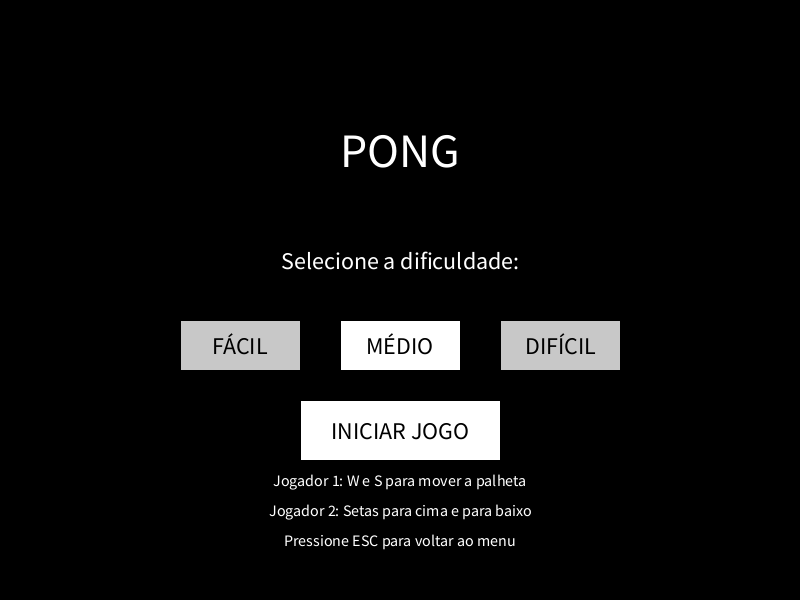
Frame 1 (no input)
Frame 60 (the mouse pressed at the canvas centre just before this capture): identical to frame 1, image omitted
Frame 120 (the mouse held since frame 60 and released just before this capture): identical to frame 1, image omitted

The Processing sketch that drew this single still picture (run headless with seeded random() and noise(); from frame 60 on, the mouse is pressed at the canvas centre):

// Processing sketch: Pong
// ── Pong.pde

// Variáveis para as posições da bola
float bolaX;
float bolaY;

// Variáveis para a velocidade da bola
float velocidadeX;
float velocidadeY;

// Tamanho da bola
float tamanhoBola = 20;

// Posições das palhetas
float palheta1Y;
float palheta2Y;

// Tamanho das palhetas
float alturaPalheta;
float larguraPalheta = 10;

// Placar
int placar1 = 0;
int placar2 = 0;

// Limite de pontos para vencer
int limitePlacar = 5;

// Estados do jogo
final int MENU = 0;
final int JOGANDO = 1;
final int VENCEDOR = 2;
int estadoJogo = MENU; // Começa no MENU

// Níveis de dificuldade
final int FACIL = 0;
final int MEDIO = 1;
final int DIFICIL = 2;
int nivelDificuldade = MEDIO;

void setup() {
  size(800, 600);
  textAlign(CENTER, CENTER);
  // Inicializa as variáveis mas NÃO inicia o jogo
  inicializarVariaveis();
}

void inicializarVariaveis() {
  // Posição inicial da bola no centro
  bolaX = width / 2;
  bolaY = height / 2;
  
  // Definir velocidade de acordo com a dificuldade
  definirDificuldade();
  
  // Posição inicial das palhetas
  palheta1Y = height / 2 - alturaPalheta / 2;
  palheta2Y = height / 2 - alturaPalheta / 2;
}

void draw() {
  background(0);
  
  switch (estadoJogo) {
    case MENU:
      desenharMenu();
      break;
    case JOGANDO:
      atualizarJogo();
      desenharJogo();
      break;
    case VENCEDOR:
      desenharTelaVencedor();
      break;
  }
}

void desenharMenu() {
  fill(255);
  textSize(48);
  text("PONG", width/2, height/4);
  
  textSize(24);
  text("Selecione a dificuldade:", width/2, height/2 - 40);
  
  // Desenhar botões de dificuldade com espaçamento correto
  int btnWidth = 120;
  int btnHeight = 50;
  int btnY = height/2 + 20;
  int espacamento = 40; // Aumentado o espaçamento entre os botões
  
  // Botão Fácil - CORRIGIDO O POSICIONAMENTO
  fill(200);
  if (nivelDificuldade == FACIL) fill(255);
  rect(width/2 - btnWidth*1.5 - espacamento, btnY, btnWidth, btnHeight);
  fill(0);
  text("FÁCIL", width/2 - btnWidth*1.5 - espacamento + btnWidth/2, btnY + btnHeight/2);
  
  // Botão Médio - CORRIGIDO O POSICIONAMENTO
  fill(200);
  if (nivelDificuldade == MEDIO) fill(255);
  rect(width/2 - btnWidth/2, btnY, btnWidth, btnHeight);
  fill(0);
  text("MÉDIO", width/2, btnY + btnHeight/2);
  
  // Botão Difícil - CORRIGIDO O POSICIONAMENTO
  fill(200);
  if (nivelDificuldade == DIFICIL) fill(255);
  rect(width/2 + btnWidth/2 + espacamento, btnY, btnWidth, btnHeight);
  fill(0);
  text("DIFÍCIL", width/2 + btnWidth/2 + espacamento + btnWidth/2, btnY + btnHeight/2);
  
  // Botão Iniciar
  fill(255);
  rect(width/2 - 100, height/2 + 100, 200, 60);
  fill(0);
  text("INICIAR JOGO", width/2, height/2 + 130);
  
  // Instruções
  fill(255);
  textSize(16);
  text("Jogador 1: W e S para mover a palheta", width/2, height - 120);
  text("Jogador 2: Setas para cima e para baixo", width/2, height - 90);
  text("Pressione ESC para voltar ao menu", width/2, height - 60);
}

void definirDificuldade() {
  // Ajustar parâmetros de acordo com a dificuldade
  switch (nivelDificuldade) {
    case FACIL:
      alturaPalheta = 150;
      velocidadeX = 3 * (random(1) > 0.5 ? 1 : -1);
      velocidadeY = 2 * (random(1) > 0.5 ? 1 : -1);
      break;
    case MEDIO:
      alturaPalheta = 100;
      velocidadeX = 5 * (random(1) > 0.5 ? 1 : -1);
      velocidadeY = 4 * (random(1) > 0.5 ? 1 : -1);
      break;
    case DIFICIL:
      alturaPalheta = 70;
      velocidadeX = 7 * (random(1) > 0.5 ? 1 : -1);
      velocidadeY = 6 * (random(1) > 0.5 ? 1 : -1);
      break;
  }
}

void reiniciarJogo() {
  // Posição inicial da bola no centro
  bolaX = width / 2;
  bolaY = height / 2;
  
  // Definir velocidade de acordo com a dificuldade
  definirDificuldade();
  
  // Posição inicial das palhetas
  palheta1Y = height / 2 - alturaPalheta / 2;
  palheta2Y = height / 2 - alturaPalheta / 2;
  
  // Resetar placar se necessário
  if (estadoJogo == VENCEDOR) {
    placar1 = 0;
    placar2 = 0;
  }
  
  // Mudar estado para jogando
  estadoJogo = JOGANDO;
}

void reiniciarAposPonto() {
  // Reposicionar a bola no centro
  bolaX = width / 2;
  bolaY = height / 2;
  
  // Definir nova direção aleatória
  velocidadeX = (random(1) > 0.5 ? 1 : -1) * abs(velocidadeX);
  velocidadeY = (random(1) > 0.5 ? 1 : -1) * abs(velocidadeY);
}

void atualizarJogo() {
  // Movimentação das palhetas pelo teclado
  // Jogador 1 (esquerda)
  if (keyPressed) {
    if (key == 'w' || key == 'W') {
      palheta1Y -= 8;
    }
    if (key == 's' || key == 'S') {
      palheta1Y += 8;
    }
    
    // Jogador 2 (direita)
    if (keyCode == UP) {
      palheta2Y -= 8;
    }
    if (keyCode == DOWN) {
      palheta2Y += 8;
    }
  }
  
  // Limitar posição das palhetas
  if (palheta1Y < 0) palheta1Y = 0;
  if (palheta1Y > height - alturaPalheta) palheta1Y = height - alturaPalheta;
  if (palheta2Y < 0) palheta2Y = 0;
  if (palheta2Y > height - alturaPalheta) palheta2Y = height - alturaPalheta;
  
  // Atualizar posição da bola
  bolaX += velocidadeX;
  bolaY += velocidadeY;
  
  // Verificar colisão com as bordas superior e inferior
  if (bolaY < tamanhoBola/2 || bolaY > height - tamanhoBola/2) {
    velocidadeY *= -1;
  }
  
  // Verificar colisão com as palhetas
  // Palheta do jogador 1 (esquerda)
  if (bolaX - tamanhoBola/2 < larguraPalheta && 
      bolaY > palheta1Y && bolaY < palheta1Y + alturaPalheta) {
    // Inverter direção
    velocidadeX *= -1;
    
    // Adicionar efeito baseado em onde a bola atinge a palheta
    float relativePosicao = (bolaY - palheta1Y) / alturaPalheta;
    velocidadeY = map(relativePosicao, 0, 1, -5, 5);
  }
  
  // Palheta do jogador 2 (direita)
  if (bolaX + tamanhoBola/2 > width - larguraPalheta && 
      bolaY > palheta2Y && bolaY < palheta2Y + alturaPalheta) {
    // Inverter direção
    velocidadeX *= -1;
    
    // Adicionar efeito baseado em onde a bola atinge a palheta
    float relativePosicao = (bolaY - palheta2Y) / alturaPalheta;
    velocidadeY = map(relativePosicao, 0, 1, -5, 5);
  }
  
  // Verificar se a bola saiu pela esquerda (ponto para jogador 2)
  if (bolaX < 0) {
    placar2++;
    verificarVencedor();
    if (estadoJogo == JOGANDO) {
      reiniciarAposPonto();
    }
  }
  
  // Verificar se a bola saiu pela direita (ponto para jogador 1)
  if (bolaX > width) {
    placar1++;
    verificarVencedor();
    if (estadoJogo == JOGANDO) {
      reiniciarAposPonto();
    }
  }
}

void verificarVencedor() {
  if (placar1 >= limitePlacar || placar2 >= limitePlacar) {
    estadoJogo = VENCEDOR;
  }
}

void desenharJogo() {
  // Desenhar linha central pontilhada
  stroke(255);
  for (int y = 0; y < height; y += 20) {
    line(width/2, y, width/2, y + 10);
  }
  noStroke();
  
  // Desenhar as palhetas
  fill(255);
  rect(0, palheta1Y, larguraPalheta, alturaPalheta);
  rect(width - larguraPalheta, palheta2Y, larguraPalheta, alturaPalheta);
  
  // Desenhar a bola
  fill(255);
  ellipse(bolaX, bolaY, tamanhoBola, tamanhoBola);
  
  // Desenhar o placar
  textSize(64);
  text(placar1, width/4, 60);
  text(placar2, 3*width/4, 60);
  
  // Mostrar nível de dificuldade
  textSize(16);
  String dificuldadeTexto = "";
  switch (nivelDificuldade) {
    case FACIL: dificuldadeTexto = "FÁCIL"; break;
    case MEDIO: dificuldadeTexto = "MÉDIO"; break;
    case DIFICIL: dificuldadeTexto = "DIFÍCIL"; break;
  }
  text("Dificuldade: " + dificuldadeTexto, width/2, 30);
}

void desenharTelaVencedor() {
  fill(255);
  textSize(64);
  
  String vencedor = (placar1 > placar2) ? "JOGADOR 1" : "JOGADOR 2";
  text("VENCEDOR:", width/2, height/3);
  text(vencedor, width/2, height/2);
  
  // Mostrar o placar final
  textSize(32);
  text("Placar Final: " + placar1 + " - " + placar2, width/2, height/2 + 80);
  
  // Botão para reiniciar
  fill(255);
  rect(width/2 - 120, height*3/4, 240, 60);
  fill(0);
  textSize(24);
  text("JOGAR NOVAMENTE", width/2, height*3/4 + 30);
}

void mousePressed() {
  if (estadoJogo == MENU) {
    // Verificar clique nos botões de dificuldade
    int btnY = height/2 + 20;
    int btnHeight = 50;
    int btnWidth = 120;
    int espacamento = 40; // Atualizado para corresponder ao novo espaçamento
    
    // Botão Fácil - CORRIGIDO O POSICIONAMENTO
    if (mouseX > width/2 - btnWidth*1.5 - espacamento && mouseX < width/2 - btnWidth*1.5 - espacamento + btnWidth &&
        mouseY > btnY && mouseY < btnY + btnHeight) {
      nivelDificuldade = FACIL;
    }
    
    // Botão Médio
    if (mouseX > width/2 - btnWidth/2 && mouseX < width/2 + btnWidth/2 &&
        mouseY > btnY && mouseY < btnY + btnHeight) {
      nivelDificuldade = MEDIO;
    }
    
    // Botão Difícil - CORRIGIDO O POSICIONAMENTO
    if (mouseX > width/2 + btnWidth/2 + espacamento && mouseX < width/2 + btnWidth/2 + espacamento + btnWidth &&
        mouseY > btnY && mouseY < btnY + btnHeight) {
      nivelDificuldade = DIFICIL;
    }
    
    // Botão Iniciar Jogo
    if (mouseX > width/2 - 100 && mouseX < width/2 + 100 &&
        mouseY > height/2 + 100 && mouseY < height/2 + 160) {
      definirDificuldade();
      reiniciarJogo();
    }
  } else if (estadoJogo == VENCEDOR) {
    // Verificar clique no botão de jogar novamente
    if (mouseX > width/2 - 120 && mouseX < width/2 + 120 &&
        mouseY > height*3/4 && mouseY < height*3/4 + 60) {
      estadoJogo = MENU;
    }
  }
}

void keyPressed() {
  // Pressionar ESC para voltar ao menu
  if (key == ESC) {
    key = 0; // Prevenir o comportamento padrão de fechar o programa
    estadoJogo = MENU;
  }
}
